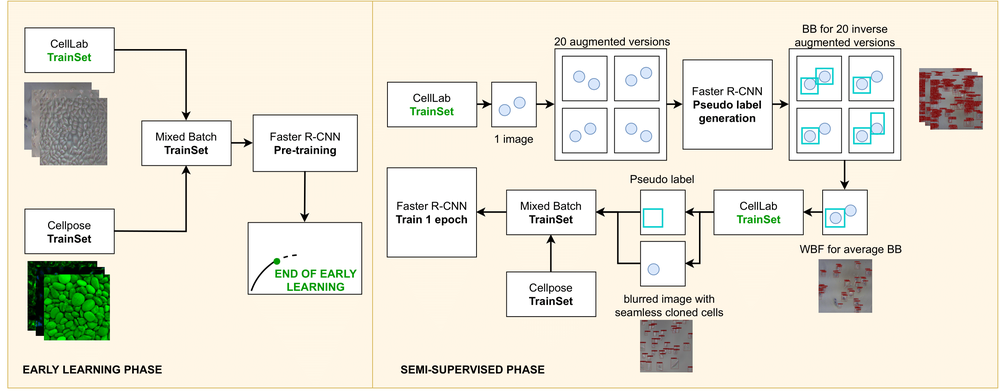
%> input picture SISSI_pipeline.png, 1000 x 391 px, shrunk from 2684 x 1050 before the run
$ octave --eval "result = ilumination_correction(imread('SISSI_pipeline.png'));"   (GNU Octave 9; MATLAB toolbox functions it lacks are replaced by stand-ins)
%> lines starting %> are read from the running program, lines starting %| are printed output that depends on the picture
function I_ilumination=ilumination_correction(I)
    %mmm
    I_fringes = I;
%> I_fringes is the input picture: size 391x1000x3 uint8; mean R, G, B 235.3, 231.5, 218.5
    for i=3:2:100
        SE = strel('rectangle',[10 i]);
        I_fringes=imopen(I_fringes,SE);
        I_fringes=imclose(I_fringes,SE);
    end
%> this loop made 49 passes
%> pass 1, in ilumination_correction, `I_fringes=imopen(I_fringes,SE);`:
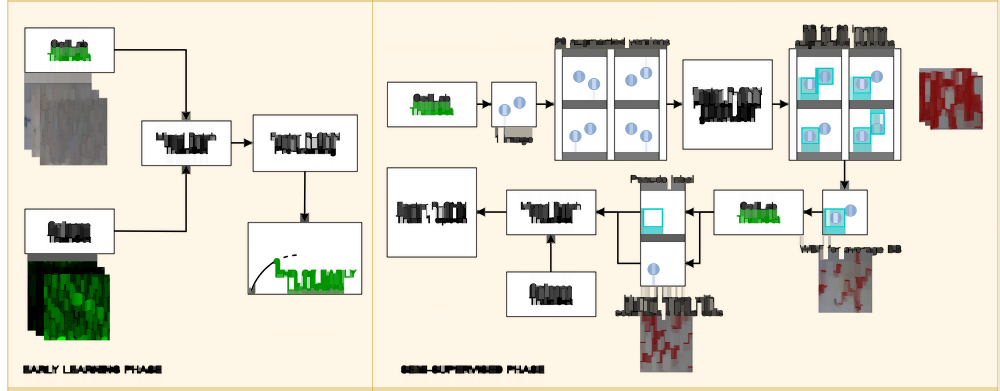
%> I_fringes: size 391x1000x3 uint8; mean R, G, B 225.9, 222.1, 208.9
%> pass 1, in ilumination_correction, `I_fringes=imclose(I_fringes,SE);`:
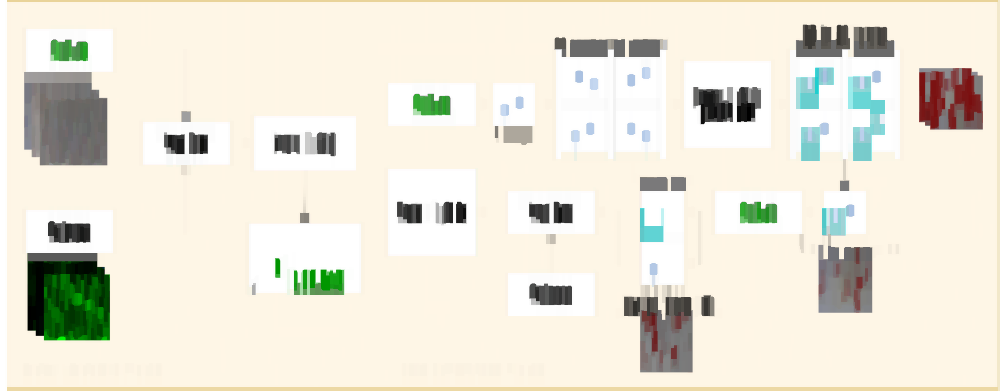
%> I_fringes: size 391x1000x3 uint8; mean R, G, B 233.8, 230.1, 216.4
%> after the loop:
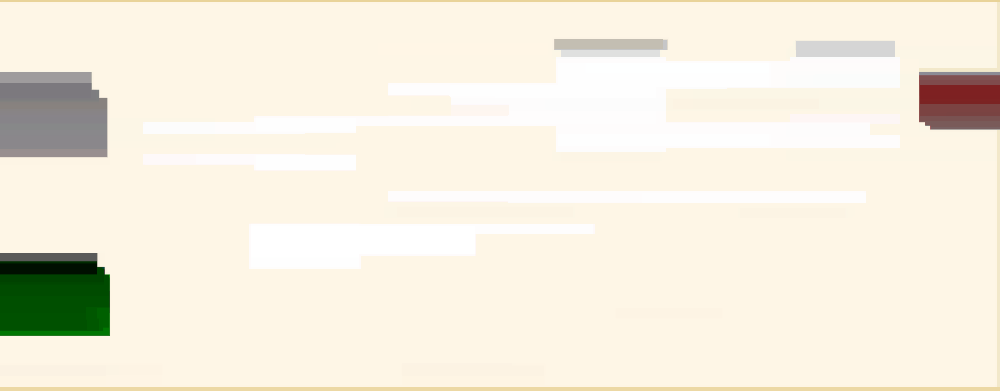
%> I_fringes: size 391x1000x3 uint8; mean R, G, B 243.4, 237.4, 222.4

    I_ilumination=I-0.9*I_fringes+mean(mean(0.9*I_fringes));
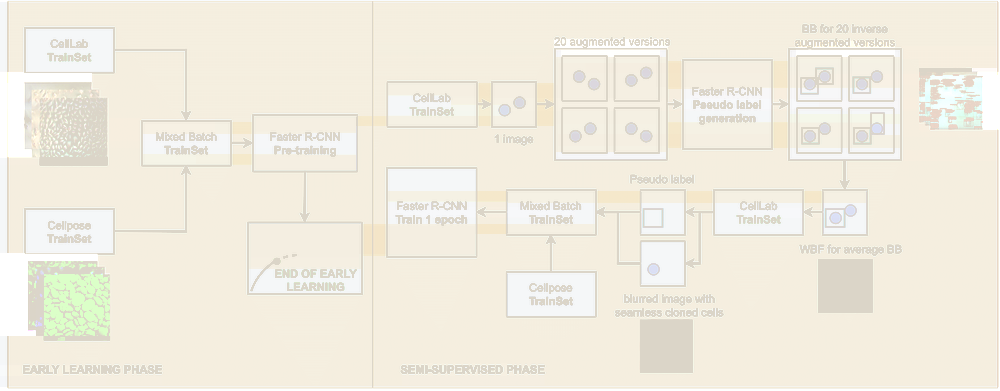
%> I_ilumination: size 391x1000x3 uint8; mean R, G, B 241.8, 236.9, 224
end
